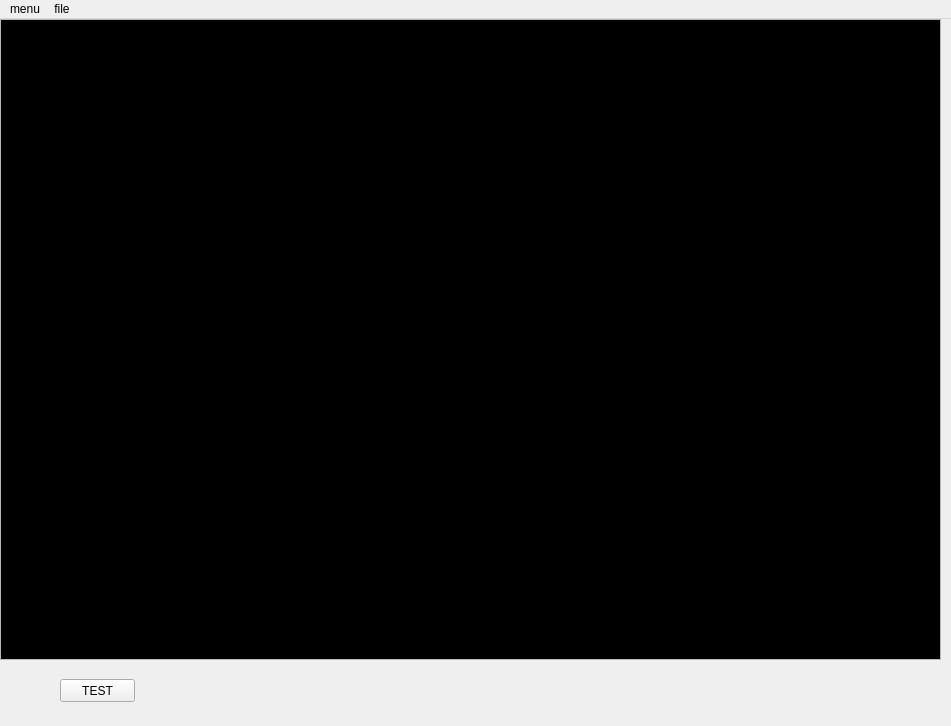
<?xml version="1.0" encoding="UTF-8"?>
<ui version="4.0">
 <class>MainWindow</class>
 <widget class="QMainWindow" name="MainWindow">
  <property name="geometry">
   <rect>
    <x>0</x>
    <y>0</y>
    <width>951</width>
    <height>726</height>
   </rect>
  </property>
  <property name="windowTitle">
   <string>MainWindow</string>
  </property>
  <widget class="QWidget" name="centralWidget">
   <widget class="QTextEdit" name="textEdit">
    <property name="geometry">
     <rect>
      <x>0</x>
      <y>0</y>
      <width>941</width>
      <height>641</height>
     </rect>
    </property>
    <property name="palette">
     <palette>
      <active>
       <colorrole role="Text">
        <brush brushstyle="SolidPattern">
         <color alpha="255">
          <red>0</red>
          <green>255</green>
          <blue>0</blue>
         </color>
        </brush>
       </colorrole>
       <colorrole role="Base">
        <brush brushstyle="SolidPattern">
         <color alpha="255">
          <red>0</red>
          <green>0</green>
          <blue>0</blue>
         </color>
        </brush>
       </colorrole>
       <colorrole role="PlaceholderText">
        <brush brushstyle="SolidPattern">
         <color alpha="128">
          <red>0</red>
          <green>255</green>
          <blue>0</blue>
         </color>
        </brush>
       </colorrole>
      </active>
      <inactive>
       <colorrole role="Text">
        <brush brushstyle="SolidPattern">
         <color alpha="255">
          <red>0</red>
          <green>255</green>
          <blue>0</blue>
         </color>
        </brush>
       </colorrole>
       <colorrole role="Base">
        <brush brushstyle="SolidPattern">
         <color alpha="255">
          <red>0</red>
          <green>0</green>
          <blue>0</blue>
         </color>
        </brush>
       </colorrole>
       <colorrole role="PlaceholderText">
        <brush brushstyle="SolidPattern">
         <color alpha="128">
          <red>0</red>
          <green>255</green>
          <blue>0</blue>
         </color>
        </brush>
       </colorrole>
      </inactive>
      <disabled>
       <colorrole role="Text">
        <brush brushstyle="SolidPattern">
         <color alpha="255">
          <red>120</red>
          <green>120</green>
          <blue>120</blue>
         </color>
        </brush>
       </colorrole>
       <colorrole role="Base">
        <brush brushstyle="SolidPattern">
         <color alpha="255">
          <red>240</red>
          <green>240</green>
          <blue>240</blue>
         </color>
        </brush>
       </colorrole>
       <colorrole role="PlaceholderText">
        <brush brushstyle="SolidPattern">
         <color alpha="128">
          <red>0</red>
          <green>0</green>
          <blue>0</blue>
         </color>
        </brush>
       </colorrole>
      </disabled>
     </palette>
    </property>
    <property name="font">
     <font>
      <family>Cambria</family>
      <pointsize>14</pointsize>
      <weight>50</weight>
      <bold>false</bold>
     </font>
    </property>
   </widget>
   <widget class="QPushButton" name="pushButton">
    <property name="geometry">
     <rect>
      <x>60</x>
      <y>660</y>
      <width>75</width>
      <height>23</height>
     </rect>
    </property>
    <property name="text">
     <string>TEST</string>
    </property>
   </widget>
  </widget>
  <widget class="QMenuBar" name="menuBar">
   <property name="geometry">
    <rect>
     <x>0</x>
     <y>0</y>
     <width>951</width>
     <height>23</height>
    </rect>
   </property>
   <widget class="QMenu" name="menumenu">
    <property name="title">
     <string>menu</string>
    </property>
   </widget>
   <widget class="QMenu" name="menufile">
    <property name="title">
     <string>file</string>
    </property>
   </widget>
   <addaction name="menumenu"/>
   <addaction name="menufile"/>
  </widget>
 </widget>
 <resources/>
 <connections/>
</ui>
